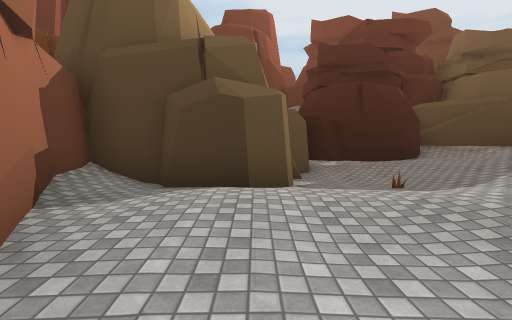
view 1 (above)

17 first-person views from a walk through a scene from a Unity 3-D project. The camera is 1.3 m above the floor, tilts 4° down and sees 90° across. The floor is counted in squares, 2 m on a side. Each view is taken from the middle of a square. On the plan, view 1 faces up. The plan holds only what a view shows up to about 9 squares ahead; the rest is blank. The place goes on beyond the plan. The player is left out. Some surface patterns are stand-ins.

view 2
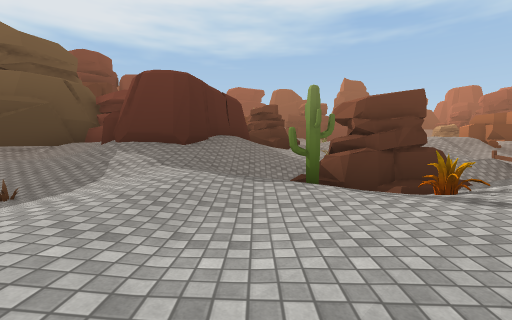

view 3
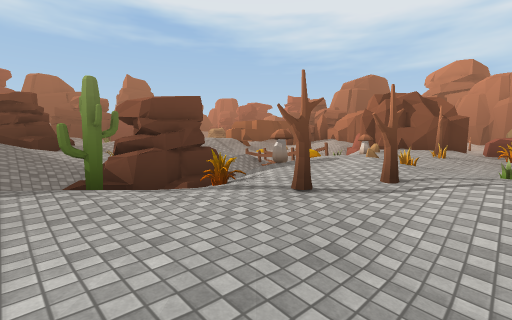

view 4
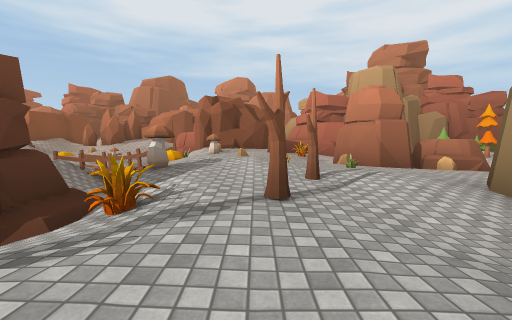

view 5
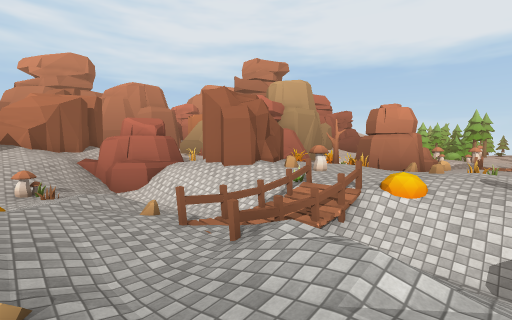

view 6
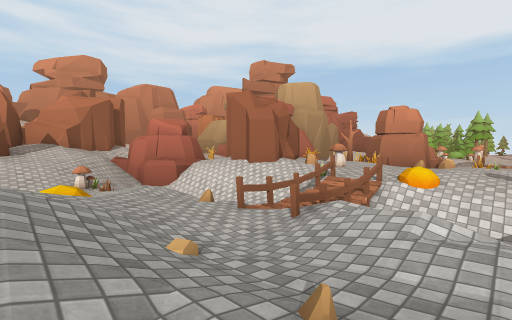

view 7
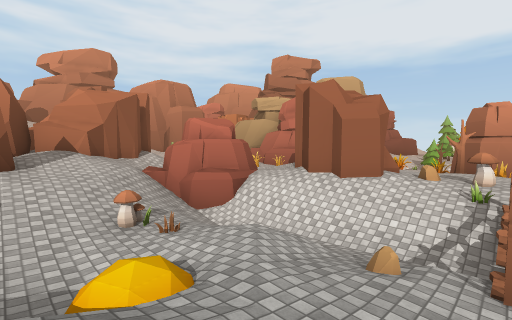

view 8
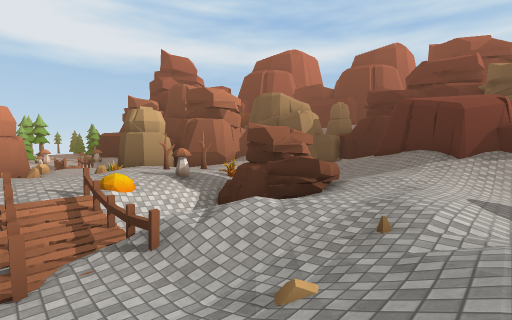

view 9
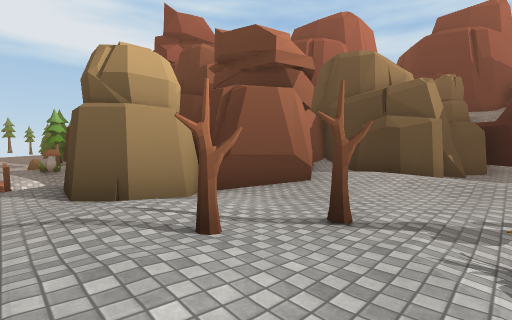

view 10
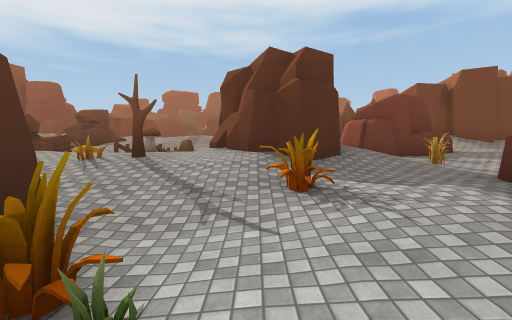

view 11
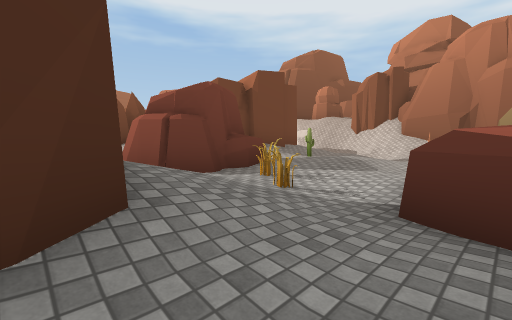

view 12
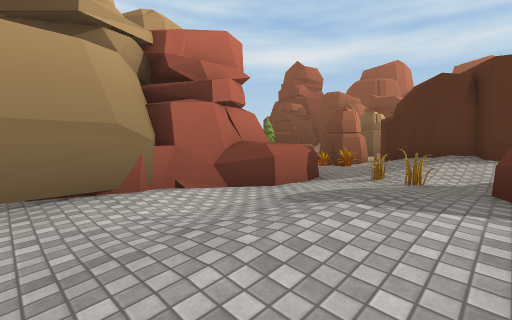

view 13
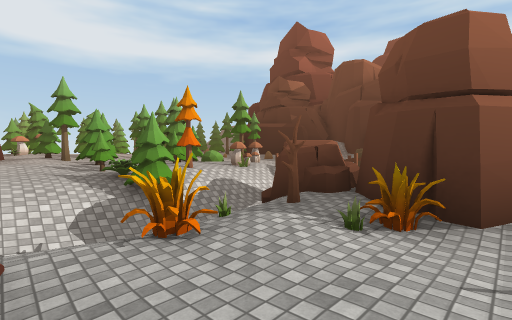

view 14
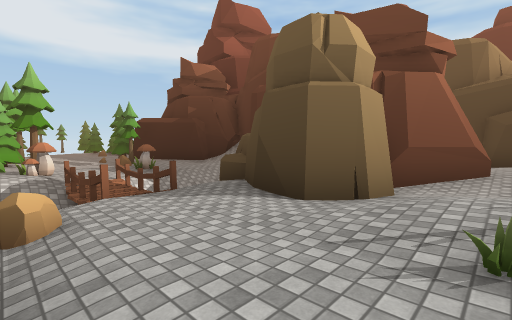

view 15
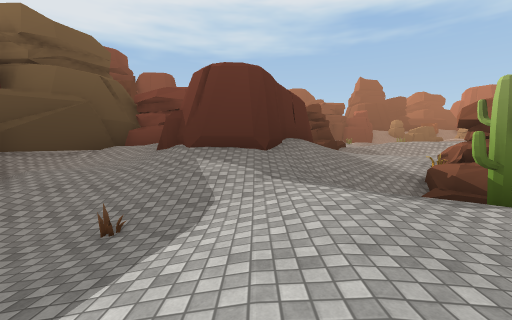

view 16
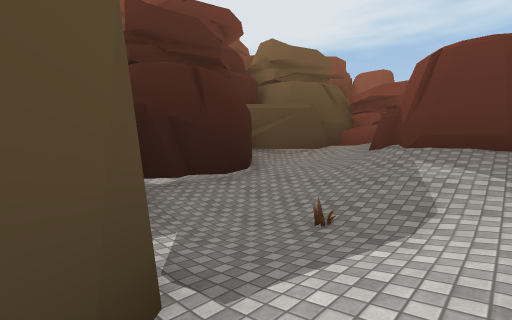

view 17
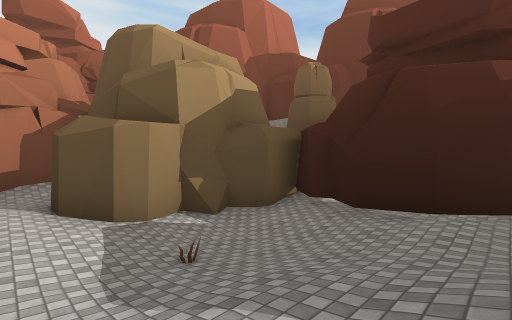

### Floor plan
Key: @ floor where view 1 was taken; # wall or solid block; . main floor; : floor 0.25 m higher than the main floor; - floor 0.25 m lower than the main floor; + floor 0.5 m higher than the main floor; _ floor 0.5 m lower than the main floor; * floor 0.75 m higher than the main floor; % floor 1 m higher than the main floor; & floor 1.25 m higher than the main floor; < floor 1.25 m lower than the main floor; $ floor 1.5 m higher than the main floor; ( floor 1.5 m lower than the main floor; ! floor 1.75 m lower than the main floor; / step, stairs or slope; = window, fence, low wall or low ledge; ^ raised ledge; O other object.
Columns run from 13 left of view 1 to 9 right of it. Each row starts with its distance up from view 1.
  9                  #####
  8               ####.:/##
  7               #-.:++/&#
  6              ##__:+/==#
  5           ####__///##
  4           #.##-O.//#
  3           #.:::::+/####
  2           ##::.++://$##
  1            #....: /////
  0           ##-@..O//:**/
 -1     -/OOO O_-.:./##/*+.
 -2    .-//OO #-:.OO.##=+++
 -3    =O/( .##.+O++/##/+*+
 -4    --###=...:+++O///+++
 -5    -O=##=....O/+O//////
 -6 O/OOO./ /#-..++++##/-//
 -7     .O/#OO#O.O+OO#=/.+/
 -8    O:.//OO##.O++//</.+/
 -9     OO///OO_.++##/</:O/
-10 O.OOOOO! -__O+###// O__
-11 .  :..//O/-./+###// _O.
-12 #  +../////.::**+//////
-13             /.++###//*/
-14             #.OO###//%O
-15            ##.:+^# //$$
-16             #.:+++/###O
-17             #.:+++## #
-18             #:++O+#
-19             #::++/#

Positions as (right, up) in squares from view 1, and headings:
1: (0, 0), facing up
2: (-1, 1), facing right
3: (-1, 1), facing down-right
4: (1, 1), facing down
5: (8, -4), facing down-left
6: (9, -4), facing down-left
7: (9, -7), facing down-left
8: (9, -7), facing up-left
9: (2, -4), facing up-left
10: (-4, -10), facing right
11: (-1, -11), facing down-right
12: (3, -19), facing up-left
13: (-2, -12), facing up-left
14: (-1, -6), facing up-left
15: (0, 3), facing right
16: (0, 3), facing up-right
17: (5, 3), facing up-left
